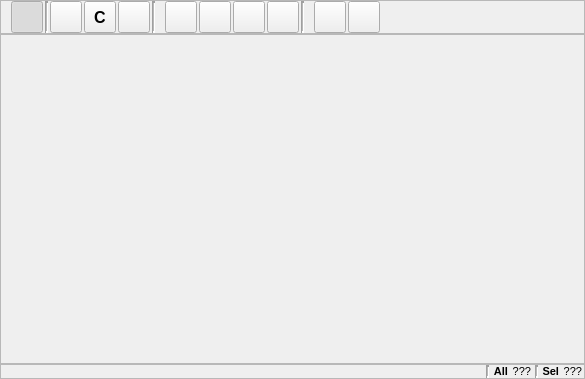
<?xml version="1.0" encoding="UTF-8"?>
<ui version="4.0">
 <class>SpeciesEditor</class>
 <widget class="QWidget" name="SpeciesEditor">
  <property name="geometry">
   <rect>
    <x>0</x>
    <y>0</y>
    <width>585</width>
    <height>379</height>
   </rect>
  </property>
  <property name="font">
   <font>
    <pointsize>9</pointsize>
   </font>
  </property>
  <property name="windowTitle">
   <string>Form</string>
  </property>
  <layout class="QVBoxLayout" name="verticalLayout">
   <property name="spacing">
    <number>0</number>
   </property>
   <property name="leftMargin">
    <number>0</number>
   </property>
   <property name="topMargin">
    <number>0</number>
   </property>
   <property name="rightMargin">
    <number>0</number>
   </property>
   <property name="bottomMargin">
    <number>0</number>
   </property>
   <item>
    <widget class="QFrame" name="ToolsFrame">
     <property name="font">
      <font>
       <pointsize>8</pointsize>
      </font>
     </property>
     <property name="frameShape">
      <enum>QFrame::StyledPanel</enum>
     </property>
     <property name="frameShadow">
      <enum>QFrame::Sunken</enum>
     </property>
     <layout class="QHBoxLayout" name="horizontalLayout_4">
      <property name="spacing">
       <number>2</number>
      </property>
      <property name="leftMargin">
       <number>2</number>
      </property>
      <property name="topMargin">
       <number>0</number>
      </property>
      <property name="rightMargin">
       <number>2</number>
      </property>
      <property name="bottomMargin">
       <number>0</number>
      </property>
      <item>
       <widget class="QLabel" name="ToolbarInteractionLabel">
        <property name="sizePolicy">
         <sizepolicy hsizetype="Fixed" vsizetype="Fixed">
          <horstretch>0</horstretch>
          <verstretch>0</verstretch>
         </sizepolicy>
        </property>
        <property name="maximumSize">
         <size>
          <width>24</width>
          <height>24</height>
         </size>
        </property>
        <property name="text">
         <string/>
        </property>
        <property name="pixmap">
         <pixmap resource="../main.qrc">:/viewer_toolbar/icons/viewer_toolbar_interaction.svg</pixmap>
        </property>
        <property name="scaledContents">
         <bool>true</bool>
        </property>
       </widget>
      </item>
      <item>
       <widget class="QToolButton" name="InteractionViewButton">
        <property name="minimumSize">
         <size>
          <width>32</width>
          <height>32</height>
         </size>
        </property>
        <property name="maximumSize">
         <size>
          <width>32</width>
          <height>32</height>
         </size>
        </property>
        <property name="toolTip">
         <string>View mode</string>
        </property>
        <property name="text">
         <string/>
        </property>
        <property name="icon">
         <iconset resource="../main.qrc">
          <normaloff>:/viewer/icons/viewer_interact.svg</normaloff>
          <normalon>:/viewer/icons/viewer_interact_on.svg</normalon>:/viewer/icons/viewer_interact.svg</iconset>
        </property>
        <property name="iconSize">
         <size>
          <width>24</width>
          <height>24</height>
         </size>
        </property>
        <property name="checkable">
         <bool>true</bool>
        </property>
        <property name="checked">
         <bool>true</bool>
        </property>
        <property name="autoExclusive">
         <bool>false</bool>
        </property>
       </widget>
      </item>
      <item>
       <widget class="Line" name="line">
        <property name="lineWidth">
         <number>2</number>
        </property>
        <property name="midLineWidth">
         <number>1</number>
        </property>
        <property name="orientation">
         <enum>Qt::Vertical</enum>
        </property>
       </widget>
      </item>
      <item>
       <widget class="QToolButton" name="InteractionDrawButton">
        <property name="minimumSize">
         <size>
          <width>32</width>
          <height>32</height>
         </size>
        </property>
        <property name="maximumSize">
         <size>
          <width>32</width>
          <height>32</height>
         </size>
        </property>
        <property name="toolTip">
         <string>Draw mode</string>
        </property>
        <property name="text">
         <string/>
        </property>
        <property name="icon">
         <iconset resource="../main.qrc">
          <normaloff>:/viewer/icons/viewer_edit.svg</normaloff>
          <normalon>:/viewer/icons/viewer_edit_on.svg</normalon>:/viewer/icons/viewer_edit.svg</iconset>
        </property>
        <property name="iconSize">
         <size>
          <width>24</width>
          <height>24</height>
         </size>
        </property>
        <property name="checkable">
         <bool>true</bool>
        </property>
        <property name="checked">
         <bool>false</bool>
        </property>
        <property name="autoExclusive">
         <bool>false</bool>
        </property>
       </widget>
      </item>
      <item>
       <widget class="QToolButton" name="InteractionDrawElementButton">
        <property name="minimumSize">
         <size>
          <width>32</width>
          <height>32</height>
         </size>
        </property>
        <property name="maximumSize">
         <size>
          <width>32</width>
          <height>32</height>
         </size>
        </property>
        <property name="font">
         <font>
          <pointsize>12</pointsize>
          <weight>75</weight>
          <bold>true</bold>
         </font>
        </property>
        <property name="text">
         <string>C</string>
        </property>
        <property name="iconSize">
         <size>
          <width>24</width>
          <height>24</height>
         </size>
        </property>
       </widget>
      </item>
      <item>
       <widget class="QToolButton" name="InteractionDeleteButton">
        <property name="minimumSize">
         <size>
          <width>32</width>
          <height>32</height>
         </size>
        </property>
        <property name="maximumSize">
         <size>
          <width>32</width>
          <height>32</height>
         </size>
        </property>
        <property name="toolTip">
         <string>Delete mode</string>
        </property>
        <property name="text">
         <string/>
        </property>
        <property name="icon">
         <iconset resource="../main.qrc">
          <normaloff>:/viewer/icons/viewer_delete.svg</normaloff>:/viewer/icons/viewer_delete.svg</iconset>
        </property>
        <property name="iconSize">
         <size>
          <width>24</width>
          <height>24</height>
         </size>
        </property>
        <property name="checkable">
         <bool>true</bool>
        </property>
        <property name="checked">
         <bool>false</bool>
        </property>
        <property name="autoExclusive">
         <bool>false</bool>
        </property>
       </widget>
      </item>
      <item>
       <widget class="Line" name="line_2">
        <property name="lineWidth">
         <number>2</number>
        </property>
        <property name="midLineWidth">
         <number>1</number>
        </property>
        <property name="orientation">
         <enum>Qt::Vertical</enum>
        </property>
       </widget>
      </item>
      <item>
       <widget class="QLabel" name="ToolbarVIewLabel">
        <property name="sizePolicy">
         <sizepolicy hsizetype="Fixed" vsizetype="Fixed">
          <horstretch>0</horstretch>
          <verstretch>0</verstretch>
         </sizepolicy>
        </property>
        <property name="maximumSize">
         <size>
          <width>24</width>
          <height>24</height>
         </size>
        </property>
        <property name="text">
         <string/>
        </property>
        <property name="pixmap">
         <pixmap resource="../main.qrc">:/viewer_toolbar/icons/viewer_toolbar_view.svg</pixmap>
        </property>
        <property name="scaledContents">
         <bool>true</bool>
        </property>
       </widget>
      </item>
      <item>
       <widget class="QToolButton" name="ViewResetButton">
        <property name="minimumSize">
         <size>
          <width>32</width>
          <height>32</height>
         </size>
        </property>
        <property name="maximumSize">
         <size>
          <width>32</width>
          <height>32</height>
         </size>
        </property>
        <property name="toolTip">
         <string>Reset view, showing all data</string>
        </property>
        <property name="text">
         <string/>
        </property>
        <property name="icon">
         <iconset resource="../main.qrc">
          <normaloff>:/viewer/icons/viewer_reset.svg</normaloff>:/viewer/icons/viewer_reset.svg</iconset>
        </property>
        <property name="iconSize">
         <size>
          <width>24</width>
          <height>24</height>
         </size>
        </property>
        <property name="checkable">
         <bool>false</bool>
        </property>
        <property name="checked">
         <bool>false</bool>
        </property>
        <property name="autoExclusive">
         <bool>false</bool>
        </property>
       </widget>
      </item>
      <item>
       <widget class="QToolButton" name="ViewSpheresButton">
        <property name="minimumSize">
         <size>
          <width>32</width>
          <height>32</height>
         </size>
        </property>
        <property name="maximumSize">
         <size>
          <width>32</width>
          <height>32</height>
         </size>
        </property>
        <property name="toolTip">
         <string>Use spheres for model display</string>
        </property>
        <property name="text">
         <string/>
        </property>
        <property name="icon">
         <iconset resource="../main.qrc">
          <normaloff>:/viewer/icons/viewer_spheres.svg</normaloff>
          <normalon>:/viewer/icons/viewer_spheres_on.svg</normalon>:/viewer/icons/viewer_spheres.svg</iconset>
        </property>
        <property name="iconSize">
         <size>
          <width>24</width>
          <height>24</height>
         </size>
        </property>
        <property name="checkable">
         <bool>true</bool>
        </property>
        <property name="checked">
         <bool>false</bool>
        </property>
        <property name="autoExclusive">
         <bool>false</bool>
        </property>
       </widget>
      </item>
      <item>
       <widget class="QToolButton" name="ViewAxesVisibleButton">
        <property name="minimumSize">
         <size>
          <width>32</width>
          <height>32</height>
         </size>
        </property>
        <property name="maximumSize">
         <size>
          <width>32</width>
          <height>32</height>
         </size>
        </property>
        <property name="toolTip">
         <string>Toggle visibility of axes</string>
        </property>
        <property name="text">
         <string/>
        </property>
        <property name="icon">
         <iconset resource="../main.qrc">
          <normaloff>:/viewer/icons/viewer_axes.svg</normaloff>
          <normalon>:/viewer/icons/viewer_axes_on.svg</normalon>:/viewer/icons/viewer_axes.svg</iconset>
        </property>
        <property name="iconSize">
         <size>
          <width>24</width>
          <height>24</height>
         </size>
        </property>
        <property name="checkable">
         <bool>true</bool>
        </property>
        <property name="checked">
         <bool>false</bool>
        </property>
        <property name="autoExclusive">
         <bool>false</bool>
        </property>
       </widget>
      </item>
      <item>
       <widget class="QToolButton" name="ViewCopyToClipboardButton">
        <property name="minimumSize">
         <size>
          <width>32</width>
          <height>32</height>
         </size>
        </property>
        <property name="maximumSize">
         <size>
          <width>32</width>
          <height>32</height>
         </size>
        </property>
        <property name="toolTip">
         <string>Copy current view contents to clipboard</string>
        </property>
        <property name="text">
         <string/>
        </property>
        <property name="icon">
         <iconset resource="../main.qrc">
          <normaloff>:/viewer/icons/viewer_snapshot.svg</normaloff>:/viewer/icons/viewer_snapshot.svg</iconset>
        </property>
        <property name="iconSize">
         <size>
          <width>24</width>
          <height>24</height>
         </size>
        </property>
        <property name="checkable">
         <bool>false</bool>
        </property>
        <property name="checked">
         <bool>false</bool>
        </property>
        <property name="autoExclusive">
         <bool>false</bool>
        </property>
       </widget>
      </item>
      <item>
       <widget class="Line" name="line_5">
        <property name="lineWidth">
         <number>2</number>
        </property>
        <property name="midLineWidth">
         <number>1</number>
        </property>
        <property name="orientation">
         <enum>Qt::Vertical</enum>
        </property>
       </widget>
      </item>
      <item>
       <widget class="QLabel" name="ToolbarToolsLabel">
        <property name="sizePolicy">
         <sizepolicy hsizetype="Fixed" vsizetype="Fixed">
          <horstretch>0</horstretch>
          <verstretch>0</verstretch>
         </sizepolicy>
        </property>
        <property name="maximumSize">
         <size>
          <width>24</width>
          <height>24</height>
         </size>
        </property>
        <property name="text">
         <string/>
        </property>
        <property name="pixmap">
         <pixmap resource="../main.qrc">:/viewer_toolbar/icons/viewer_toolbar_tools.svg</pixmap>
        </property>
        <property name="scaledContents">
         <bool>true</bool>
        </property>
       </widget>
      </item>
      <item>
       <widget class="QToolButton" name="ToolsCalculateBondingButton">
        <property name="minimumSize">
         <size>
          <width>32</width>
          <height>32</height>
         </size>
        </property>
        <property name="maximumSize">
         <size>
          <width>32</width>
          <height>32</height>
         </size>
        </property>
        <property name="toolTip">
         <string>Add missing bonds to the species</string>
        </property>
        <property name="text">
         <string/>
        </property>
        <property name="icon">
         <iconset resource="../main.qrc">
          <normaloff>:/viewer/icons/viewer_calculatebonds.svg</normaloff>:/viewer/icons/viewer_calculatebonds.svg</iconset>
        </property>
        <property name="iconSize">
         <size>
          <width>24</width>
          <height>24</height>
         </size>
        </property>
        <property name="checkable">
         <bool>false</bool>
        </property>
        <property name="checked">
         <bool>false</bool>
        </property>
        <property name="autoExclusive">
         <bool>false</bool>
        </property>
       </widget>
      </item>
      <item>
       <widget class="QToolButton" name="ToolsMinimiseButton">
        <property name="minimumSize">
         <size>
          <width>32</width>
          <height>32</height>
         </size>
        </property>
        <property name="maximumSize">
         <size>
          <width>32</width>
          <height>32</height>
         </size>
        </property>
        <property name="toolTip">
         <string>Fix the geometry, minimising the energy of the current structure according to its forcefield</string>
        </property>
        <property name="text">
         <string/>
        </property>
        <property name="icon">
         <iconset resource="../main.qrc">
          <normaloff>:/viewer/icons/viewer_medic.svg</normaloff>:/viewer/icons/viewer_medic.svg</iconset>
        </property>
        <property name="iconSize">
         <size>
          <width>24</width>
          <height>24</height>
         </size>
        </property>
        <property name="checkable">
         <bool>false</bool>
        </property>
        <property name="checked">
         <bool>false</bool>
        </property>
        <property name="autoExclusive">
         <bool>false</bool>
        </property>
       </widget>
      </item>
      <item>
       <spacer name="horizontalSpacer">
        <property name="orientation">
         <enum>Qt::Horizontal</enum>
        </property>
        <property name="sizeHint" stdset="0">
         <size>
          <width>40</width>
          <height>20</height>
         </size>
        </property>
       </spacer>
      </item>
     </layout>
    </widget>
   </item>
   <item>
    <widget class="QFrame" name="MainViewFrame">
     <property name="sizePolicy">
      <sizepolicy hsizetype="Expanding" vsizetype="Expanding">
       <horstretch>0</horstretch>
       <verstretch>0</verstretch>
      </sizepolicy>
     </property>
     <property name="minimumSize">
      <size>
       <width>300</width>
       <height>300</height>
      </size>
     </property>
     <property name="frameShape">
      <enum>QFrame::StyledPanel</enum>
     </property>
     <property name="frameShadow">
      <enum>QFrame::Sunken</enum>
     </property>
     <layout class="QHBoxLayout" name="horizontalLayout">
      <property name="spacing">
       <number>0</number>
      </property>
      <property name="leftMargin">
       <number>0</number>
      </property>
      <property name="topMargin">
       <number>0</number>
      </property>
      <property name="rightMargin">
       <number>0</number>
      </property>
      <property name="bottomMargin">
       <number>0</number>
      </property>
      <item>
       <widget class="SpeciesViewer" name="SpeciesView" native="true">
        <property name="sizePolicy">
         <sizepolicy hsizetype="Expanding" vsizetype="Expanding">
          <horstretch>0</horstretch>
          <verstretch>3</verstretch>
         </sizepolicy>
        </property>
        <property name="cursor">
         <cursorShape>CrossCursor</cursorShape>
        </property>
        <property name="mouseTracking">
         <bool>true</bool>
        </property>
        <property name="focusPolicy">
         <enum>Qt::WheelFocus</enum>
        </property>
       </widget>
      </item>
     </layout>
    </widget>
   </item>
   <item>
    <widget class="QFrame" name="InfoFrame">
     <property name="font">
      <font>
       <pointsize>8</pointsize>
      </font>
     </property>
     <property name="frameShape">
      <enum>QFrame::StyledPanel</enum>
     </property>
     <property name="frameShadow">
      <enum>QFrame::Sunken</enum>
     </property>
     <layout class="QHBoxLayout" name="horizontalLayout_2">
      <property name="spacing">
       <number>4</number>
      </property>
      <property name="leftMargin">
       <number>2</number>
      </property>
      <property name="topMargin">
       <number>0</number>
      </property>
      <property name="rightMargin">
       <number>2</number>
      </property>
      <property name="bottomMargin">
       <number>0</number>
      </property>
      <item>
       <widget class="QLabel" name="ModeLabel">
        <property name="sizePolicy">
         <sizepolicy hsizetype="Ignored" vsizetype="Preferred">
          <horstretch>0</horstretch>
          <verstretch>0</verstretch>
         </sizepolicy>
        </property>
        <property name="text">
         <string/>
        </property>
        <property name="alignment">
         <set>Qt::AlignLeading|Qt::AlignLeft|Qt::AlignVCenter</set>
        </property>
       </widget>
      </item>
      <item>
       <widget class="Line" name="line_3">
        <property name="lineWidth">
         <number>2</number>
        </property>
        <property name="midLineWidth">
         <number>1</number>
        </property>
        <property name="orientation">
         <enum>Qt::Vertical</enum>
        </property>
       </widget>
      </item>
      <item>
       <widget class="QLabel" name="FormulaPreLabel">
        <property name="sizePolicy">
         <sizepolicy hsizetype="Maximum" vsizetype="Preferred">
          <horstretch>0</horstretch>
          <verstretch>0</verstretch>
         </sizepolicy>
        </property>
        <property name="font">
         <font>
          <weight>75</weight>
          <bold>true</bold>
         </font>
        </property>
        <property name="text">
         <string>All</string>
        </property>
        <property name="alignment">
         <set>Qt::AlignRight|Qt::AlignTrailing|Qt::AlignVCenter</set>
        </property>
       </widget>
      </item>
      <item>
       <widget class="QLabel" name="FormulaLabel">
        <property name="sizePolicy">
         <sizepolicy hsizetype="Maximum" vsizetype="Preferred">
          <horstretch>0</horstretch>
          <verstretch>0</verstretch>
         </sizepolicy>
        </property>
        <property name="text">
         <string>???</string>
        </property>
        <property name="alignment">
         <set>Qt::AlignRight|Qt::AlignTrailing|Qt::AlignVCenter</set>
        </property>
       </widget>
      </item>
      <item>
       <widget class="Line" name="line_4">
        <property name="lineWidth">
         <number>2</number>
        </property>
        <property name="midLineWidth">
         <number>1</number>
        </property>
        <property name="orientation">
         <enum>Qt::Vertical</enum>
        </property>
       </widget>
      </item>
      <item>
       <widget class="QLabel" name="SelectionPreLabel">
        <property name="sizePolicy">
         <sizepolicy hsizetype="Maximum" vsizetype="Preferred">
          <horstretch>0</horstretch>
          <verstretch>0</verstretch>
         </sizepolicy>
        </property>
        <property name="font">
         <font>
          <weight>75</weight>
          <bold>true</bold>
         </font>
        </property>
        <property name="text">
         <string>Sel</string>
        </property>
        <property name="alignment">
         <set>Qt::AlignRight|Qt::AlignTrailing|Qt::AlignVCenter</set>
        </property>
       </widget>
      </item>
      <item>
       <widget class="QLabel" name="SelectionLabel">
        <property name="sizePolicy">
         <sizepolicy hsizetype="Maximum" vsizetype="Preferred">
          <horstretch>0</horstretch>
          <verstretch>0</verstretch>
         </sizepolicy>
        </property>
        <property name="text">
         <string>???</string>
        </property>
        <property name="alignment">
         <set>Qt::AlignRight|Qt::AlignTrailing|Qt::AlignVCenter</set>
        </property>
       </widget>
      </item>
     </layout>
    </widget>
   </item>
  </layout>
 </widget>
 <customwidgets>
  <customwidget>
   <class>SpeciesViewer</class>
   <extends>QWidget</extends>
   <header>gui/viewer/speciesviewer.hui</header>
   <container>1</container>
  </customwidget>
 </customwidgets>
 <resources>
  <include location="../main.qrc"/>
 </resources>
 <connections/>
</ui>
